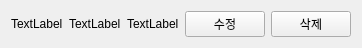
<?xml version="1.0" encoding="UTF-8"?>
<ui version="4.0">
 <class>Report_form</class>
 <widget class="QWidget" name="Report_form">
  <property name="geometry">
   <rect>
    <x>0</x>
    <y>0</y>
    <width>350</width>
    <height>40</height>
   </rect>
  </property>
  <property name="windowTitle">
   <string>Form</string>
  </property>
  <layout class="QHBoxLayout" name="horizontalLayout">
   <item>
    <widget class="QLabel" name="number">
     <property name="text">
      <string>TextLabel</string>
     </property>
    </widget>
   </item>
   <item>
    <widget class="QLabel" name="name">
     <property name="text">
      <string>TextLabel</string>
     </property>
    </widget>
   </item>
   <item>
    <widget class="QLabel" name="date">
     <property name="text">
      <string>TextLabel</string>
     </property>
    </widget>
   </item>
   <item>
    <widget class="QPushButton" name="modify">
     <property name="text">
      <string>수정</string>
     </property>
    </widget>
   </item>
   <item>
    <widget class="QPushButton" name="remove">
     <property name="text">
      <string>삭제</string>
     </property>
    </widget>
   </item>
  </layout>
 </widget>
 <resources/>
 <connections/>
</ui>
